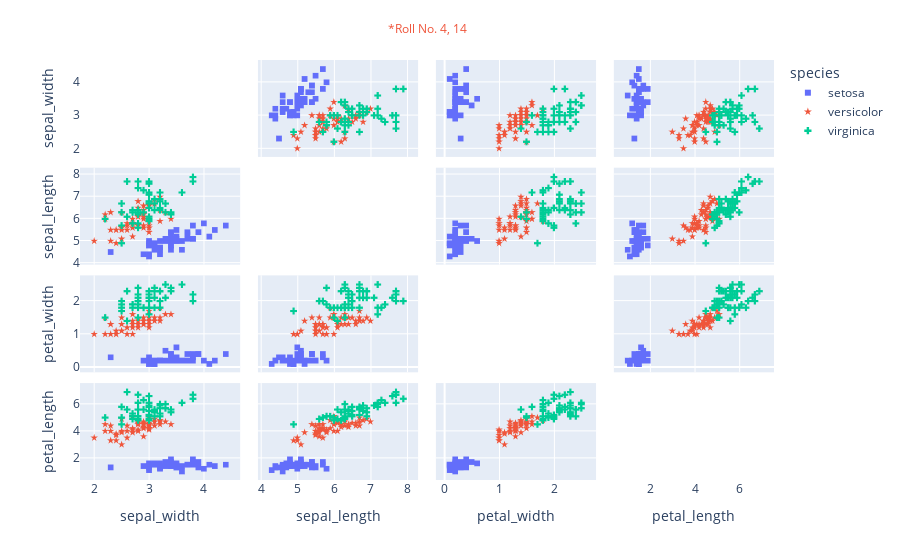

Notebook code for this chart:
### Code cell
import plotly.express as px

df = px.data.iris()
features = ["sepal_width", "sepal_length", "petal_width", "petal_length"]

symbol_map = {
    "setosa": "square",
    "versicolor": "star",
    "virginica": "cross"
}

fig = px.scatter_matrix(
    df,
    dimensions=features,
    color="species",
    symbol="species",
    symbol_map=symbol_map
)
fig.update_traces(diagonal_visible=False)
fig.add_annotation(
    x=0.5, y=1.1, xref="paper", yref="paper",
    text="*Roll No. 4, 14", showarrow=False,
    font=dict(size=12, color=px.colors.qualitative.Plotly[1])
)
fig.show()

### Figure 1 — Plotly figure (JSON) as saved in the notebook; plotly's stock layout.template omitted (floating-point values rounded to 4 significant figures)
{"data": [{"diagonal": {"visible": false}, "dimensions": [{"axis": {"matches": true}, "label": "sepal_width", "values": [3.5, 3, 3.2, 3.1, 3.6, 3.9, 3.4, 3.4, 2.9, 3.1, 3.7, 3.4, 3, 3, 4, 4.4, 3.9, 3.5, 3.8, 3.8, 3.4, 3.7, 3.6, 3.3, 3.4, 3, 3.4, 3.5, 3.4, 3.2, 3.1, 3.4, 4.1, 4.2, 3.1, 3.2, 3.5, 3.1, 3, 3.4, 3.5, 2.3, 3.2, 3.5, 3.8, 3, 3.8, 3.2, 3.7, 3.3]}, {"axis": {"matches": true}, "label": "sepal_length", "values": [5.1, 4.9, 4.7, 4.6, 5, 5.4, 4.6, 5, 4.4, 4.9, 5.4, 4.8, 4.8, 4.3, 5.8, 5.7, 5.4, 5.1, 5.7, 5.1, 5.4, 5.1, 4.6, 5.1, 4.8, 5, 5, 5.2, 5.2, 4.7, 4.8, 5.4, 5.2, 5.5, 4.9, 5, 5.5, 4.9, 4.4, 5.1, 5, 4.5, 4.4, 5, 5.1, 4.8, 5.1, 4.6, 5.3, 5]}, {"axis": {"matches": true}, "label": "petal_width", "values": [0.2, 0.2, 0.2, 0.2, 0.2, 0.4, 0.3, 0.2, 0.2, 0.1, 0.2, 0.2, 0.1, 0.1, 0.2, 0.4, 0.4, 0.3, 0.3, 0.3, 0.2, 0.4, 0.2, 0.5, 0.2, 0.2, 0.4, 0.2, 0.2, 0.2, 0.2, 0.4, 0.1, 0.2, 0.1, 0.2, 0.2, 0.1, 0.2, 0.2, 0.3, 0.3, 0.2, 0.6, 0.4, 0.3, 0.2, 0.2, 0.2, 0.2]}, {"axis": {"matches": true}, "label": "petal_length", "values": [1.4, 1.4, 1.3, 1.5, 1.4, 1.7, 1.4, 1.5, 1.4, 1.5, 1.5, 1.6, 1.4, 1.1, 1.2, 1.5, 1.3, 1.4, 1.7, 1.5, 1.7, 1.5, 1, 1.7, 1.9, 1.6, 1.6, 1.5, 1.4, 1.6, 1.6, 1.5, 1.5, 1.4, 1.5, 1.2, 1.3, 1.5, 1.3, 1.5, 1.3, 1.3, 1.3, 1.6, 1.9, 1.4, 1.6, 1.4, 1.5, 1.4]}], "hovertemplate": "species=setosa<br>%{xaxis.title.text}=%{x}<br>%{yaxis.title.text}=%{y}<extra></extra>", "legendgroup": "setosa", "marker": {"color": "#636efa", "symbol": "square"}, "name": "setosa", "showlegend": true, "type": "splom"}, {"diagonal": {"visible": false}, "dimensions": [{"axis": {"matches": true}, "label": "sepal_width", "values": [3.2, 3.2, 3.1, 2.3, 2.8, 2.8, 3.3, 2.4, 2.9, 2.7, 2, 3, 2.2, 2.9, 2.9, 3.1, 3, 2.7, 2.2, 2.5, 3.2, 2.8, 2.5, 2.8, 2.9, 3, 2.8, 3, 2.9, 2.6, 2.4, 2.4, 2.7, 2.7, 3, 3.4, 3.1, 2.3, 3, 2.5, 2.6, 3, 2.6, 2.3, 2.7, 3, 2.9, 2.9, 2.5, 2.8]}, {"axis": {"matches": true}, "label": "sepal_length", "values": [7, 6.4, 6.9, 5.5, 6.5, 5.7, 6.3, 4.9, 6.6, 5.2, 5, 5.9, 6, 6.1, 5.6, 6.7, 5.6, 5.8, 6.2, 5.6, 5.9, 6.1, 6.3, 6.1, 6.4, 6.6, 6.8, 6.7, 6, 5.7, 5.5, 5.5, 5.8, 6, 5.4, 6, 6.7, 6.3, 5.6, 5.5, 5.5, 6.1, 5.8, 5, 5.6, 5.7, 5.7, 6.2, 5.1, 5.7]}, {"axis": {"matches": true}, "label": "petal_width", "values": [1.4, 1.5, 1.5, 1.3, 1.5, 1.3, 1.6, 1, 1.3, 1.4, 1, 1.5, 1, 1.4, 1.3, 1.4, 1.5, 1, 1.5, 1.1, 1.8, 1.3, 1.5, 1.2, 1.3, 1.4, 1.4, 1.7, 1.5, 1, 1.1, 1, 1.2, 1.6, 1.5, 1.6, 1.5, 1.3, 1.3, 1.3, 1.2, 1.4, 1.2, 1, 1.3, 1.2, 1.3, 1.3, 1.1, 1.3]}, {"axis": {"matches": true}, "label": "petal_length", "values": [4.7, 4.5, 4.9, 4, 4.6, 4.5, 4.7, 3.3, 4.6, 3.9, 3.5, 4.2, 4, 4.7, 3.6, 4.4, 4.5, 4.1, 4.5, 3.9, 4.8, 4, 4.9, 4.7, 4.3, 4.4, 4.8, 5, 4.5, 3.5, 3.8, 3.7, 3.9, 5.1, 4.5, 4.5, 4.7, 4.4, 4.1, 4, 4.4, 4.6, 4, 3.3, 4.2, 4.2, 4.2, 4.3, 3, 4.1]}], "hovertemplate": "species=versicolor<br>%{xaxis.title.text}=%{x}<br>%{yaxis.title.text}=%{y}<extra></extra>", "legendgroup": "versicolor", "marker": {"color": "#EF553B", "symbol": "star"}, "name": "versicolor", "showlegend": true, "type": "splom"}, {"diagonal": {"visible": false}, "dimensions": [{"axis": {"matches": true}, "label": "sepal_width", "values": [3.3, 2.7, 3, 2.9, 3, 3, 2.5, 2.9, 2.5, 3.6, 3.2, 2.7, 3, 2.5, 2.8, 3.2, 3, 3.8, 2.6, 2.2, 3.2, 2.8, 2.8, 2.7, 3.3, 3.2, 2.8, 3, 2.8, 3, 2.8, 3.8, 2.8, 2.8, 2.6, 3, 3.4, 3.1, 3, 3.1, 3.1, 3.1, 2.7, 3.2, 3.3, 3, 2.5, 3, 3.4, 3]}, {"axis": {"matches": true}, "label": "sepal_length", "values": [6.3, 5.8, 7.1, 6.3, 6.5, 7.6, 4.9, 7.3, 6.7, 7.2, 6.5, 6.4, 6.8, 5.7, 5.8, 6.4, 6.5, 7.7, 7.7, 6, 6.9, 5.6, 7.7, 6.3, 6.7, 7.2, 6.2, 6.1, 6.4, 7.2, 7.4, 7.9, 6.4, 6.3, 6.1, 7.7, 6.3, 6.4, 6, 6.9, 6.7, 6.9, 5.8, 6.8, 6.7, 6.7, 6.3, 6.5, 6.2, 5.9]}, {"axis": {"matches": true}, "label": "petal_width", "values": [2.5, 1.9, 2.1, 1.8, 2.2, 2.1, 1.7, 1.8, 1.8, 2.5, 2, 1.9, 2.1, 2, 2.4, 2.3, 1.8, 2.2, 2.3, 1.5, 2.3, 2, 2, 1.8, 2.1, 1.8, 1.8, 1.8, 2.1, 1.6, 1.9, 2, 2.2, 1.5, 1.4, 2.3, 2.4, 1.8, 1.8, 2.1, 2.4, 2.3, 1.9, 2.3, 2.5, 2.3, 1.9, 2, 2.3, 1.8]}, {"axis": {"matches": true}, "label": "petal_length", "values": [6, 5.1, 5.9, 5.6, 5.8, 6.6, 4.5, 6.3, 5.8, 6.1, 5.1, 5.3, 5.5, 5, 5.1, 5.3, 5.5, 6.7, 6.9, 5, 5.7, 4.9, 6.7, 4.9, 5.7, 6, 4.8, 4.9, 5.6, 5.8, 6.1, 6.4, 5.6, 5.1, 5.6, 6.1, 5.6, 5.5, 4.8, 5.4, 5.6, 5.1, 5.1, 5.9, 5.7, 5.2, 5, 5.2, 5.4, 5.1]}], "hovertemplate": "species=virginica<br>%{xaxis.title.text}=%{x}<br>%{yaxis.title.text}=%{y}<extra></extra>", "legendgroup": "virginica", "marker": {"color": "#00cc96", "symbol": "cross"}, "name": "virginica", "showlegend": true, "type": "splom"}], "layout": {"annotations": [{"font": {"color": "#EF553B", "size": 12}, "showarrow": false, "text": "*Roll No. 4, 14", "x": 0.5, "xref": "paper", "y": 1.1, "yref": "paper"}], "dragmode": "select", "legend": {"title": {"text": "species"}, "tracegroupgap": 0}, "margin": {"t": 60}}}
